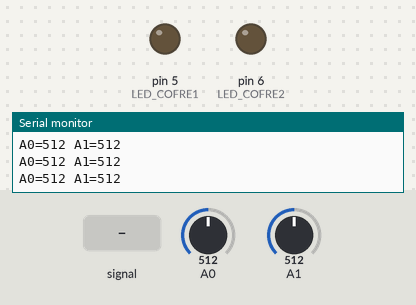
This sketch was run on a simulated Arduino Uno, built with avr-gcc and run on an emulated ATmega328P. Shown: output pins drawn as LEDs (lit = HIGH), the last lines printed to the serial monitor. Dashed ring = blinking. Inputs (shaded band) come from the test bench; at power-on: A0 = 512, A1 = 512.

Above: at 1.2 s.
1.3 s: A0 fed a 200 Hz sine of ±255 counts around its level
At 2.1 s:
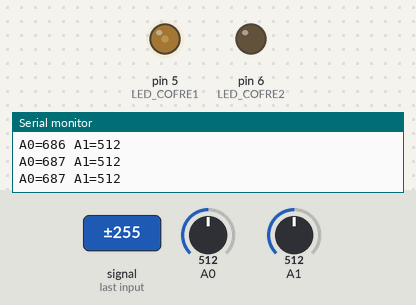
4.3 s: A0 set to 610
5.8 s: A1 fed a 200 Hz sine of ±460 counts around its level
At 7.72 s:
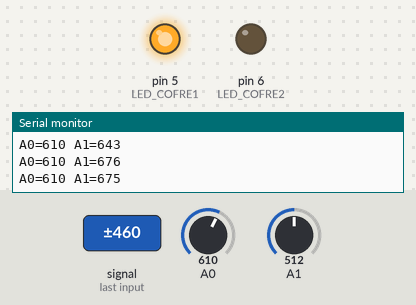
8.8 s: A0 set to 590
At 9.45 s:
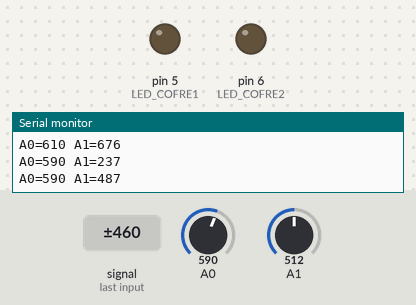
11.8 s: A0 fed a 2 Hz sine of ±306 counts around its level
At 13.02 s:
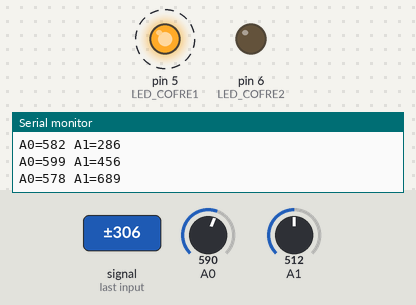
14.8 s: A0 fed a 1000 Hz sine of ±255 counts around its level
Timing chart, 0 to 33.5 s (numbered marks = the images above; inputs shaded):
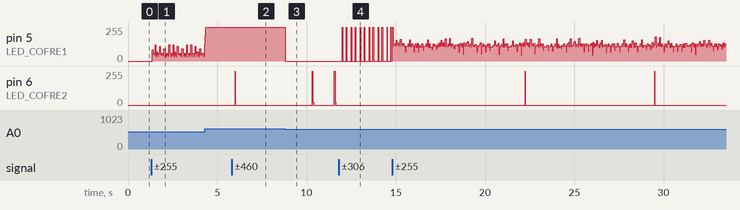

Measured:
- the behaviour switches between 591 and 590 on A0 (found by bisection; images 2 and 3)
- after the input at 5.8 s, pin 6 (LED_COFRE2): 0/255 → 255/255 after 0.20 s, → 0/255 0.02 s later
- after the input at 8.8 s, pin 5 (LED_COFRE1): 255/255 → 0/255 at once
- after the input at 11.8 s, pin 5 (LED_COFRE1): alternates 255/255 for 0.03 s and 0/255 for 0.19 s, starting after 0.21 s; pin 6 (LED_COFRE2): stays 0/255 (without the input it goes to 255/255 after 1.0 s)

The sketch:

cofre.ino
```cpp
#include <avr/io.h>
#include <avr/interrupt.h>
#include <util/atomic.h>
#include <stdint.h>

#ifndef F_CPU
#define F_CPU 16000000UL
#endif

// 1. MACROS PARA OPERACOES DE BITS

#define set_bit(reg, bit) ((reg) |= (1 << (bit)))
#define clr_bit(reg, bit) ((reg) &= ~(1 << (bit)))
#define tst_bit(reg, bit) ((reg) & (1 << (bit)))

// 2. DEFINICAO DOS PINOS

// LEDs indicadores de cada cofre
// ATENCAO: PD6 tambem e o LED1 do desafio da sequencia.
// Se os dois desafios rodarem no mesmo microcontrolador, mude um deles (ex.: PD7).
#define LED_COFRE1 PD5
#define LED_COFRE2 PD6

// 3. PARAMETROS DO COFRE

// Faixa correta de cada potenciometro (valor do ADC, 0 a 1023):
// o LED acende quando a leitura esta ENTRE o limiar baixo e o alto.
#define LIMIAR_BAIXO1 600
#define LIMIAR_ALTO1  700

#define LIMIAR_BAIXO2 300
#define LIMIAR_ALTO2  400

// Histerese: depois de acender, so apaga se sair da faixa por mais que isso
#define HISTERESE 10

// Numero de amostras para a media (reduz ruido do ADC)
#define N_AMOSTRAS 8

// Tempo que os dois cofres precisam ficar na posicao certa para abrir
#define TEMPO_ESTAVEL_MS 1000

// Intervalo entre mensagens de acompanhamento na serial
#define INTERVALO_LOG_MS 250

// UART
#define BAUD 9600UL
#define UBRR_VALOR ((F_CPU / 16UL / BAUD) - 1)   // 103 para 9600 baud a 16 MHz

// 4. VARIAVEIS

volatile uint16_t tempo_ms = 0;   // contador livre, 1 ms por tick

uint16_t leitura_A0 = 0;
uint16_t leitura_A1 = 0;

uint16_t soma_A0 = 0;
uint16_t soma_A1 = 0;
uint8_t amostras_A0 = 0;
uint8_t amostras_A1 = 0;

uint8_t canal = 0;
uint8_t acender_led1 = 0;
uint8_t acender_led2 = 0;

bool desafio_concluido = false;   // vira true quando o cofre abre
bool contando_estavel = false;
uint16_t inicio_estavel = 0;
uint16_t ultimo_log = 0;

// 5. INTERRUPCAO DO TIMER1 (1 ms)

ISR(TIMER1_COMPA_vect) {
  tempo_ms++;
}

// 6. TEMPO (SEM BLOQUEIO)

// Le o contador de forma atomica (e de 16 bits)
uint16_t agora_ms() {
  uint16_t t;

  ATOMIC_BLOCK(ATOMIC_RESTORESTATE) {
    t = tempo_ms;
  }

  return t;
}

// 7. UART POR REGISTRADORES (somente transmissao)

void uart_init() {
  UBRR0H = (uint8_t)(UBRR_VALOR >> 8);
  UBRR0L = (uint8_t)(UBRR_VALOR);

  UCSR0A = 0;

  // Habilita apenas o transmissor
  UCSR0B = (1 << TXEN0);

  // Formato 8N1
  UCSR0C = (1 << UCSZ01) | (1 << UCSZ00);
}

void uart_enviar_char(char c) {
  while (!tst_bit(UCSR0A, UDRE0)) {
  }

  UDR0 = c;
}

void uart_enviar_texto(const char *texto) {
  while (*texto) {
    uart_enviar_char(*texto);
    texto++;
  }
}

void uart_enviar_numero(uint16_t n) {
  char digitos[5];
  uint8_t i = 0;

  if (n == 0) {
    uart_enviar_char('0');
    return;
  }

  while (n > 0 && i < 5) {
    digitos[i++] = '0' + (n % 10);
    n /= 10;
  }

  while (i > 0) {
    uart_enviar_char(digitos[--i]);
  }
}

void uart_enviar_linha(const char *texto) {
  uart_enviar_texto(texto);
  uart_enviar_texto("\r\n");
}

// 8. LOGICA DOS COFRES

// Liga quando o valor entra na faixa (baixo, alto).
// Depois de ligado, so desliga quando sai da faixa alargada pela histerese.
uint8_t calcula_estado(uint16_t valor, uint16_t baixo, uint16_t alto, uint8_t estado_atual) {
  if (estado_atual) {
    if (valor + HISTERESE <= baixo || valor >= alto + HISTERESE) {
      return 0;
    }
    return 1;
  }

  if (valor > baixo && valor < alto) {
    return 1;
  }

  return 0;
}

void atualiza_led1(uint16_t valor) {
  acender_led1 = calcula_estado(valor, LIMIAR_BAIXO1, LIMIAR_ALTO1, acender_led1);

  if (acender_led1) {
    set_bit(PORTD, LED_COFRE1);
  } else {
    clr_bit(PORTD, LED_COFRE1);
  }
}

void atualiza_led2(uint16_t valor) {
  acender_led2 = calcula_estado(valor, LIMIAR_BAIXO2, LIMIAR_ALTO2, acender_led2);

  if (acender_led2) {
    set_bit(PORTD, LED_COFRE2);
  } else {
    clr_bit(PORTD, LED_COFRE2);
  }
}

// 9. CONFIGURACAO INICIAL

void setup() {
  uart_init();

  // LEDs como saidas, inicialmente apagados
  set_bit(DDRD, LED_COFRE1);
  set_bit(DDRD, LED_COFRE2);
  clr_bit(PORTD, LED_COFRE1);
  clr_bit(PORTD, LED_COFRE2);

  // Configuracao do Timer1: CTC, prescaler 64, 1 ms a 16 MHz
  cli();
  TCCR1A = 0;
  TCCR1B = (1 << WGM12) | (1 << CS11) | (1 << CS10);
  OCR1A = 249;
  TCNT1 = 0;
  TIMSK1 = (1 << OCIE1A);
  sei();

  ADMUX = (1 << REFS0); // Referencia 5V, canal 0
                        // Clock: 16 / 128
  ADCSRA = (1 << ADEN)
         | (1 << ADPS2) | (1 << ADPS1) | (1 << ADPS0);
  set_bit(ADCSRA, ADSC); // Primeira conversao
}

// 10. EXECUTAR O DESAFIO

void loop() {

  // Cofre ja aberto: nada a fazer, loop livre para o proximo desafio
  if (desafio_concluido) {
    return;
  }

  // Leitura do ADC, um canal por vez, sem bloqueio
  if (!tst_bit(ADCSRA, ADSC)) // Conversao terminou?
  {
    switch (canal)
    {
      case 0:
        soma_A0 += ADC;
        amostras_A0++;

        if (amostras_A0 >= N_AMOSTRAS) {
          leitura_A0 = soma_A0 / N_AMOSTRAS;
          soma_A0 = 0;
          amostras_A0 = 0;
        }

        canal = 1;
        break;

      case 1:
        soma_A1 += ADC;
        amostras_A1++;

        if (amostras_A1 >= N_AMOSTRAS) {
          leitura_A1 = soma_A1 / N_AMOSTRAS;
          soma_A1 = 0;
          amostras_A1 = 0;
        }

        canal = 0;
        break;
    }

    ADMUX = (1 << REFS0) | canal; // Seleciona proximo canal

    set_bit(ADCSRA, ADSC); // Inicia proxima conversao
  }

  atualiza_led1(leitura_A0);
  atualiza_led2(leitura_A1);

  // Os dois cofres na posicao certa: precisa manter por TEMPO_ESTAVEL_MS
  if (acender_led1 && acender_led2) {

    if (!contando_estavel) {
      contando_estavel = true;
      inicio_estavel = agora_ms();
    }
    else if ((uint16_t)(agora_ms() - inicio_estavel) >= TEMPO_ESTAVEL_MS) {
      desafio_concluido = true;   // LEDs permanecem acesos
      uart_enviar_linha("COFRE ABERTO");
      return;
    }

  } else {
    contando_estavel = false;
  }

  // Acompanhamento na serial, a cada INTERVALO_LOG_MS (sem delay)
  uint16_t agora = agora_ms();

  if ((uint16_t)(agora - ultimo_log) >= INTERVALO_LOG_MS) {
    ultimo_log = agora;

    uart_enviar_texto("A0=");
    uart_enviar_numero(leitura_A0);
    uart_enviar_texto(" A1=");
    uart_enviar_numero(leitura_A1);
    uart_enviar_texto("\r\n");
  }
}
```
